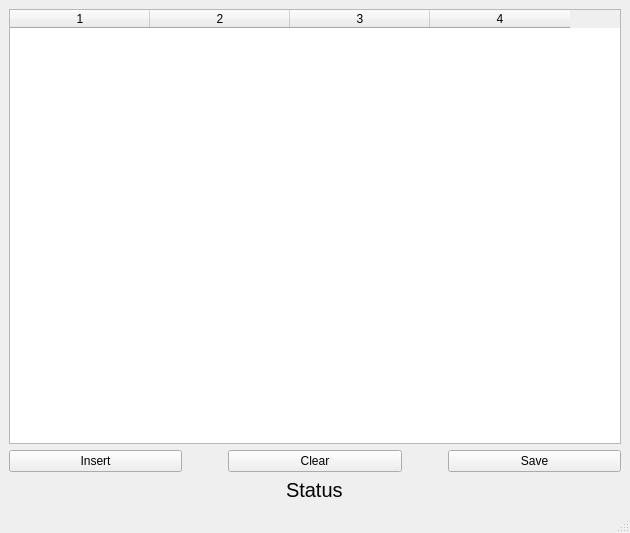
<?xml version="1.0" encoding="UTF-8"?>
<ui version="4.0">
 <class>MainWindow</class>
 <widget class="QMainWindow" name="MainWindow">
  <property name="geometry">
   <rect>
    <x>0</x>
    <y>0</y>
    <width>630</width>
    <height>533</height>
   </rect>
  </property>
  <property name="windowTitle">
   <string>MainWindow</string>
  </property>
  <widget class="QWidget" name="centralwidget">
   <layout class="QHBoxLayout" name="horizontalLayout_2">
    <item>
     <layout class="QVBoxLayout" name="verticalLayout">
      <item>
       <widget class="QTableWidget" name="tableWidget">
        <property name="dragEnabled">
         <bool>false</bool>
        </property>
        <property name="rowCount">
         <number>0</number>
        </property>
        <property name="columnCount">
         <number>4</number>
        </property>
        <attribute name="horizontalHeaderCascadingSectionResizes">
         <bool>true</bool>
        </attribute>
        <attribute name="horizontalHeaderDefaultSectionSize">
         <number>140</number>
        </attribute>
        <column/>
        <column/>
        <column/>
        <column/>
       </widget>
      </item>
      <item>
       <layout class="QHBoxLayout" name="horizontalLayout">
        <item>
         <widget class="QPushButton" name="Insertbtn">
          <property name="text">
           <string>Insert</string>
          </property>
         </widget>
        </item>
        <item>
         <spacer name="horizontalSpacer_2">
          <property name="orientation">
           <enum>Qt::Horizontal</enum>
          </property>
          <property name="sizeType">
           <enum>QSizePolicy::Preferred</enum>
          </property>
          <property name="sizeHint" stdset="0">
           <size>
            <width>40</width>
            <height>20</height>
           </size>
          </property>
         </spacer>
        </item>
        <item>
         <widget class="QPushButton" name="Clearbtn">
          <property name="text">
           <string>Clear</string>
          </property>
         </widget>
        </item>
        <item>
         <spacer name="horizontalSpacer">
          <property name="orientation">
           <enum>Qt::Horizontal</enum>
          </property>
          <property name="sizeType">
           <enum>QSizePolicy::Preferred</enum>
          </property>
          <property name="sizeHint" stdset="0">
           <size>
            <width>40</width>
            <height>20</height>
           </size>
          </property>
         </spacer>
        </item>
        <item>
         <widget class="QPushButton" name="Savebtn">
          <property name="text">
           <string>Save</string>
          </property>
         </widget>
        </item>
       </layout>
      </item>
      <item alignment="Qt::AlignHCenter|Qt::AlignVCenter">
       <widget class="QLabel" name="State">
        <property name="minimumSize">
         <size>
          <width>20</width>
          <height>20</height>
         </size>
        </property>
        <property name="font">
         <font>
          <family>Microsoft YaHei UI</family>
          <pointsize>15</pointsize>
         </font>
        </property>
        <property name="text">
         <string>Status</string>
        </property>
       </widget>
      </item>
     </layout>
    </item>
   </layout>
  </widget>
  <widget class="QMenuBar" name="menubar">
   <property name="geometry">
    <rect>
     <x>0</x>
     <y>0</y>
     <width>630</width>
     <height>17</height>
    </rect>
   </property>
  </widget>
  <widget class="QStatusBar" name="statusbar"/>
 </widget>
 <resources/>
 <connections/>
</ui>
